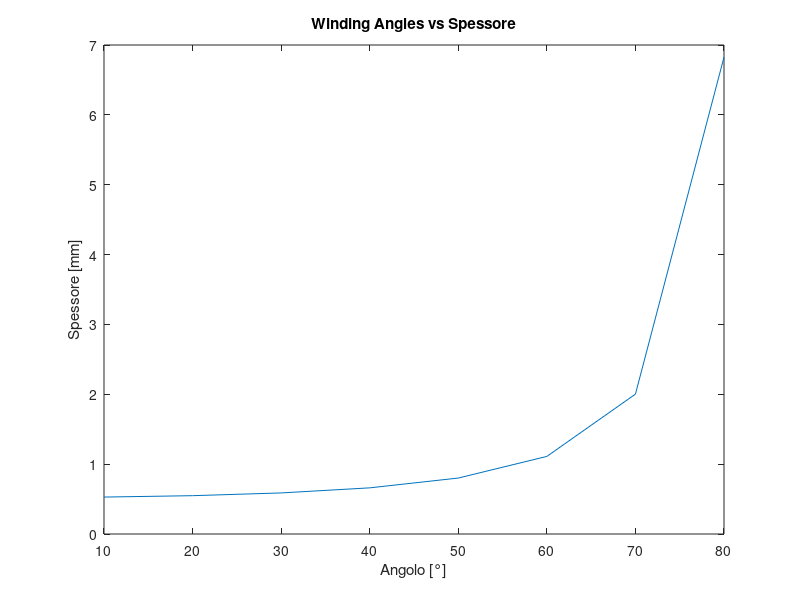

This chart was generated by the following MATLAB code:
% CALCOLO SPESSORE SERBATOIO N2O IN COMPOSITO
% Thrust2 project - Laboratorio di propulsione

%% Init Variables

rho_lim = 3000; 
% Tensione massima ply UD direzione fibre (MPa)
% tens.max di una fibra media scarsa
p = 5.6; % Pressione interna serbatoio prevista (MPa)
f = 3; % Safety Factor
P = p*f; % Pressione di design serbatoio (MPa)
D = 140; % Diametro (interno) serbatoio (mm)

%%  Helical Plies

alphas = 10:10:80; % Angolo delle plies oblique (elicoidali) (°)
tvec = zeros(1,length(alphas));

for i = 1:1:length(alphas)

alpha = alphas(i);

talpha = P*D/4/rho_lim/(cosd(alpha))^2;  
% Spessore plies oblique con angolo alpha (mm)

%%  Hoop Plies

thoop = (P*D*5/12/rho_lim);  
% Spessore plies ortogonali (mm)

%%  Spessore totale

t = thoop + talpha;
% Spessore complessivo plies (mm)

tvec(i) = t;
end

%%  Printing Results

% fprintf("\nSpessore Hoop: %2.4f mm\n",thoop)
% fprintf("Spessore Heli: %2.4f mm\n",talpha)
% fprintf("Spessore  Tot: %2.4f mm\n\n",t)

%% Graphs

figure()
plot(alphas,tvec)
title("Winding Angles vs Spessore")
xlabel("Angolo [°]")
ylabel("Spessore [mm]")
